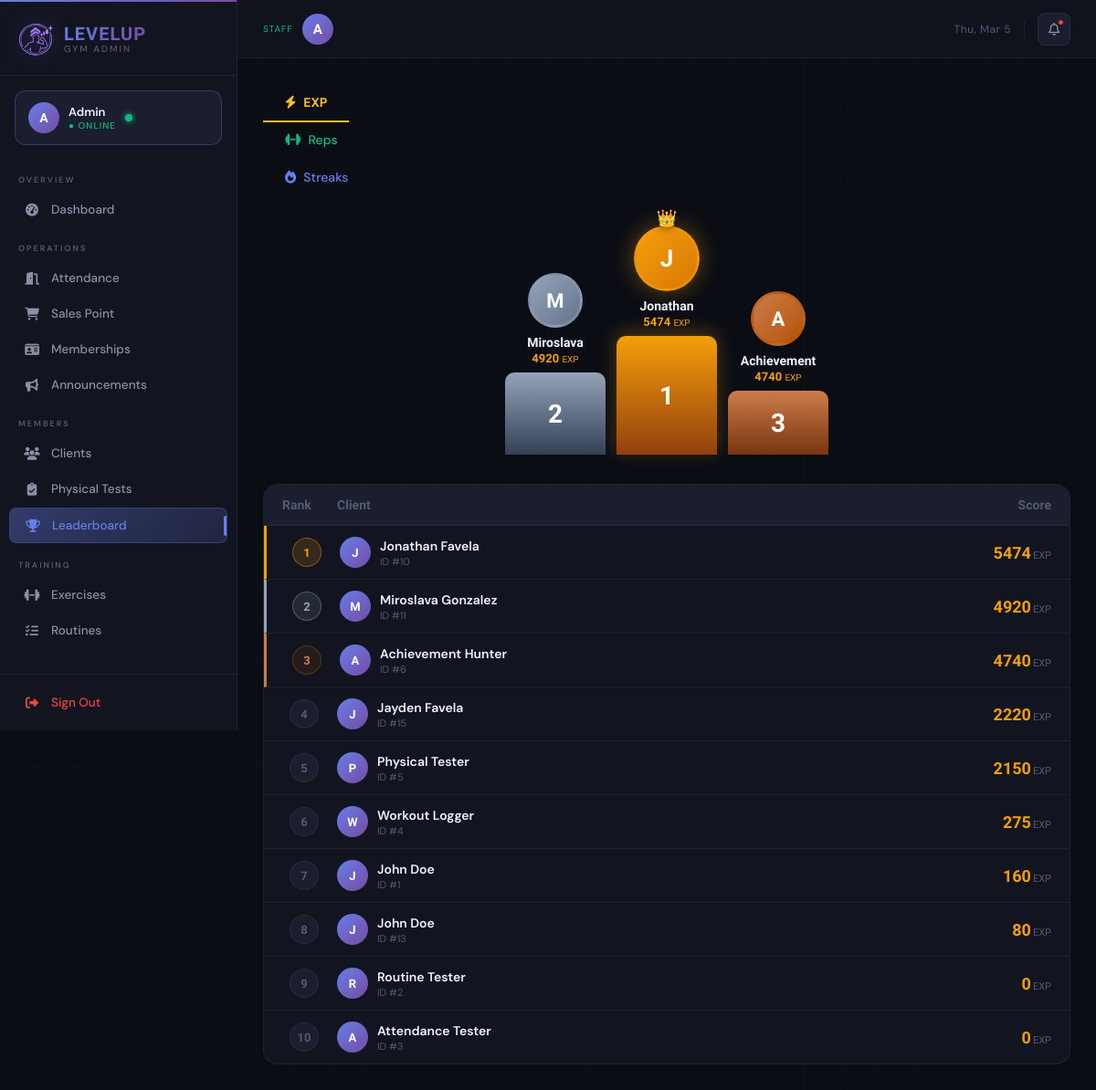
The app's page /admin/leaderboard, older data.
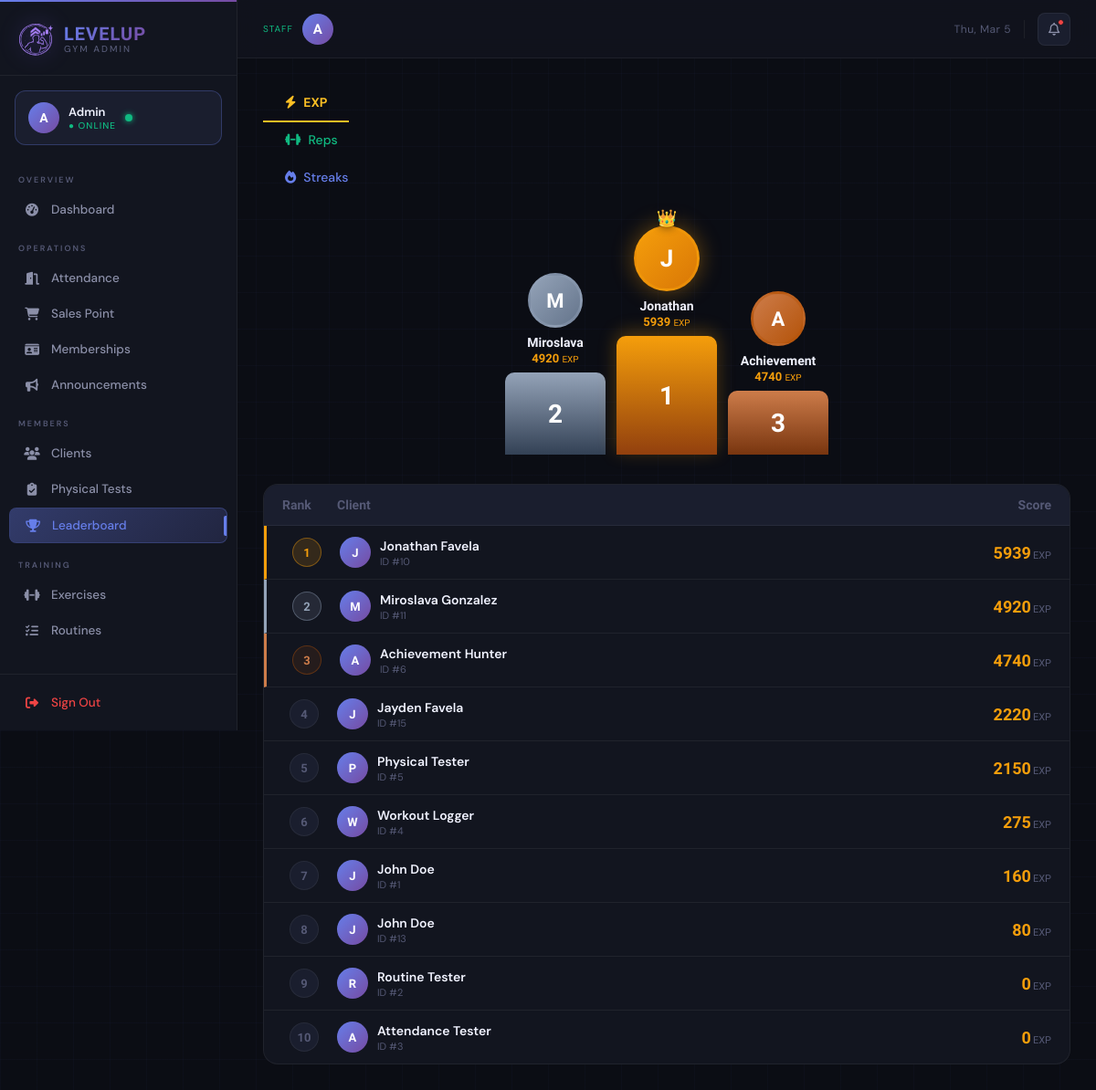
The same page, newer data.
### tables this page shows
CREATE TABLE client_gamification (
                gamification_id INTEGER PRIMARY KEY AUTOINCREMENT,
                client_id INTEGER UNIQUE NOT NULL,
                current_level INTEGER DEFAULT 1,
                current_exp INTEGER DEFAULT 0,
                total_exp INTEGER DEFAULT 0,
                rank TEXT DEFAULT 'E',
                client_class TEXT,
                class_unlocked_at_level INTEGER, current_streak INTEGER DEFAULT 0, longest_streak INTEGER DEFAULT 0, total_reps INTEGER DEFAULT 0, workouts_completed INTEGER DEFAULT 0,
                FOREIGN KEY (client_id) REFERENCES clients(client_id) ON DELETE CASCADE
            );

CREATE TABLE clients (
                client_id INTEGER PRIMARY KEY AUTOINCREMENT,
                phone_number TEXT UNIQUE NOT NULL,
                pin_hash TEXT NOT NULL,
                first_name TEXT NOT NULL,
                last_name TEXT NOT NULL,
                email TEXT,
                date_of_birth DATE,
                gender TEXT,
                registration_date DATETIME DEFAULT CURRENT_TIMESTAMP,
                status TEXT DEFAULT 'active',
                profile_photo_path TEXT
            , fitness_goal TEXT DEFAULT NULL, preferred_split TEXT DEFAULT NULL);

### main.py (the view)
@app.route('/admin/leaderboard')
def admin_leaderboard():
    from controllers.leaderboard_controller import LeaderboardController
    leaderboard = LeaderboardController()
    top_exp = leaderboard.get_top_exp()
    top_reps = leaderboard.get_top_reps()
    top_streaks = leaderboard.get_top_streaks()
    print("Top EXP",top_exp)
    print("Top Streaks",top_streaks)
    return render_template(
        'admin/leaderboard.html',
        top_exp=top_exp,
        top_reps=top_reps,
        top_streaks=top_streaks
    )

### controllers/leaderboard_controller.py (called while the page is built)
    def get_top_exp(self, limit=10):
        query = """
            SELECT c.client_id, c.first_name || ' ' || c.last_name AS full_name,
                g.total_exp
            FROM clients c
            JOIN client_gamification g ON c.client_id = g.client_id
            ORDER BY g.total_exp DESC
            LIMIT ?
        """
        return self.db.execute_query(query, (limit,))

    def get_top_reps(self, limit=10):
        query = """
            SELECT c.client_id, c.first_name || ' ' || c.last_name AS full_name,
                   SUM(w.reps_completed) AS total_reps
            FROM clients c
            JOIN workout_logs w ON c.client_id = w.client_id
            GROUP BY c.client_id
            ORDER BY total_reps DESC
            LIMIT ?
        """
        return self.db.execute_query(query, (limit,))

### database/db_manager.py (called while the page is built)
    def connect(self):
        self.conn = sqlite3.connect(self.db_name)
        self.conn.row_factory = sqlite3.Row
        self.cursor = self.conn.cursor()

    def disconnect(self):
        if self.conn:
            self.conn.close()

### templates/admin/leaderboard.html (shortened to what this page needs)
{% extends "admin/base.html" %}
{% block content %}
<nav class="lb-tabs">
    <button class="lb-tab-btn exp active" data-lb-tab="exp">
        <i class="fa-solid fa-bolt"></i> EXP
    </button>
    <button class="lb-tab-btn reps" data-lb-tab="reps">
        <i class="fa-solid fa-dumbbell"></i> Reps
    </button>
    <button class="lb-tab-btn streaks" data-lb-tab="streaks">
        <i class="fa-solid fa-fire"></i> Streaks
    </button>
</nav>
{% for category, rows, score_key, unit, color in [
    ('exp',     top_exp,     'total_exp',       'EXP',  '#f59e0b'),
    ('reps',    top_reps,    'total_reps',       'reps', '#10b981'),
    ('streaks', top_streaks, 'current_streak',   'days', '#7c3aed')
] %}
<div class="lb-panel {% if loop.first %}active{% endif %}" id="lb-{{ category }}">
    {% if rows %}
    <div class="podium-section">
        {% set order = [1, 0, 2] %}
        {% for slot_rank in [2, 1, 3] %}
            {% set idx = slot_rank - 1 %}
            {% if rows | length > idx %}
            {% set row = rows[idx] %}
            <div class="podium-slot rank-{{ slot_rank }}">
                <div class="podium-avatar">{{ row.full_name[0] | upper }}</div>
                <div class="podium-name">{{ row.full_name.split(' ')[0] }}</div>
                <div class="podium-value" style="color:{{ color }};">
                    {{ row[score_key] | default(0) }} <span style="font-size:10px; font-weight:500;">{{ unit }}</span>
                </div>
                <div class="podium-block">{{ slot_rank }}</div>
            </div>
            {% endif %}
        {% endfor %}
    </div>
    <div class="lb-list">
        <div class="lb-list-header">
            <span>Rank</span>
            <span>Client</span>
            <span style="text-align:right;">Score</span>
        </div>
        {% for row in rows %}
        <div class="lb-row {% if loop.index == 1 %}top-1{% elif loop.index == 2 %}top-2{% elif loop.index == 3 %}top-3{% endif %}">
            <div style="display:flex; justify-content:center;">
                <div class="lb-rank-badge">{{ loop.index }}</div>
            </div>
            <div class="lb-client-info">
                <div class="lb-mini-avatar">{{ row.full_name[0] | upper }}</div>
                <div>
                    <div class="lb-client-name">{{ row.full_name }}</div>
                    <div class="lb-client-sub">ID #{{ row.client_id }}</div>
                </div>
            </div>
            <div class="lb-score" style="color:{{ color }};">
                {{ row[score_key] | default(0) }}<span class="lb-score-unit">{{ unit }}</span>
            </div>
        </div>
        {% endfor %}
    </div>
    {% endif %}
</div>
{% endfor %}
{% endblock %}

Row changes from the older to the newer data that the page shows:
changed client_gamification (number 2 of 10 on the later page): total_exp "5474" → "5939"
Text that changed along with them:
list line gone: "J Jonathan EXP 1"
new list line: "J Jonathan EXP 1"
list line gone: "5474"
new list line: "5939"
